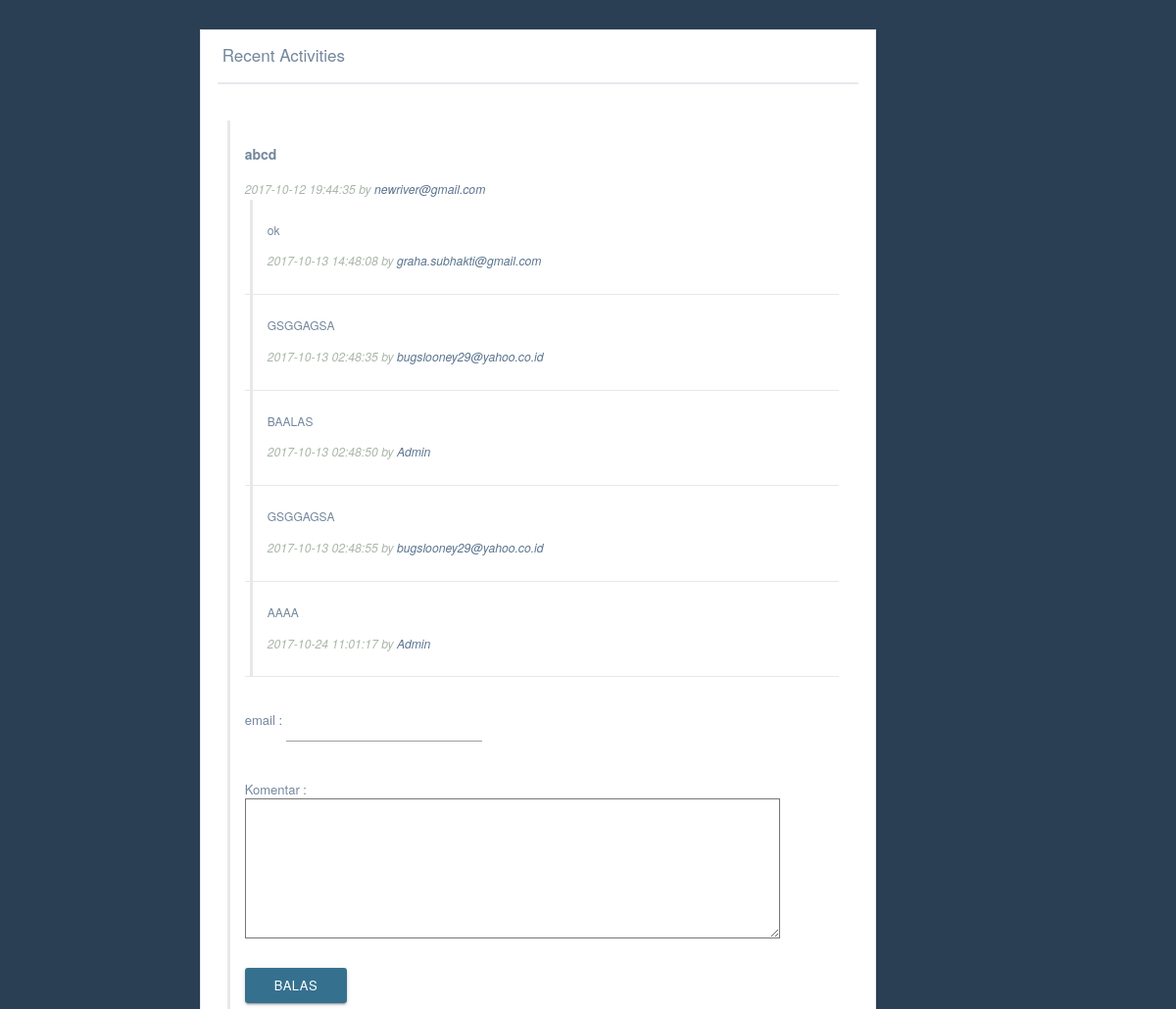
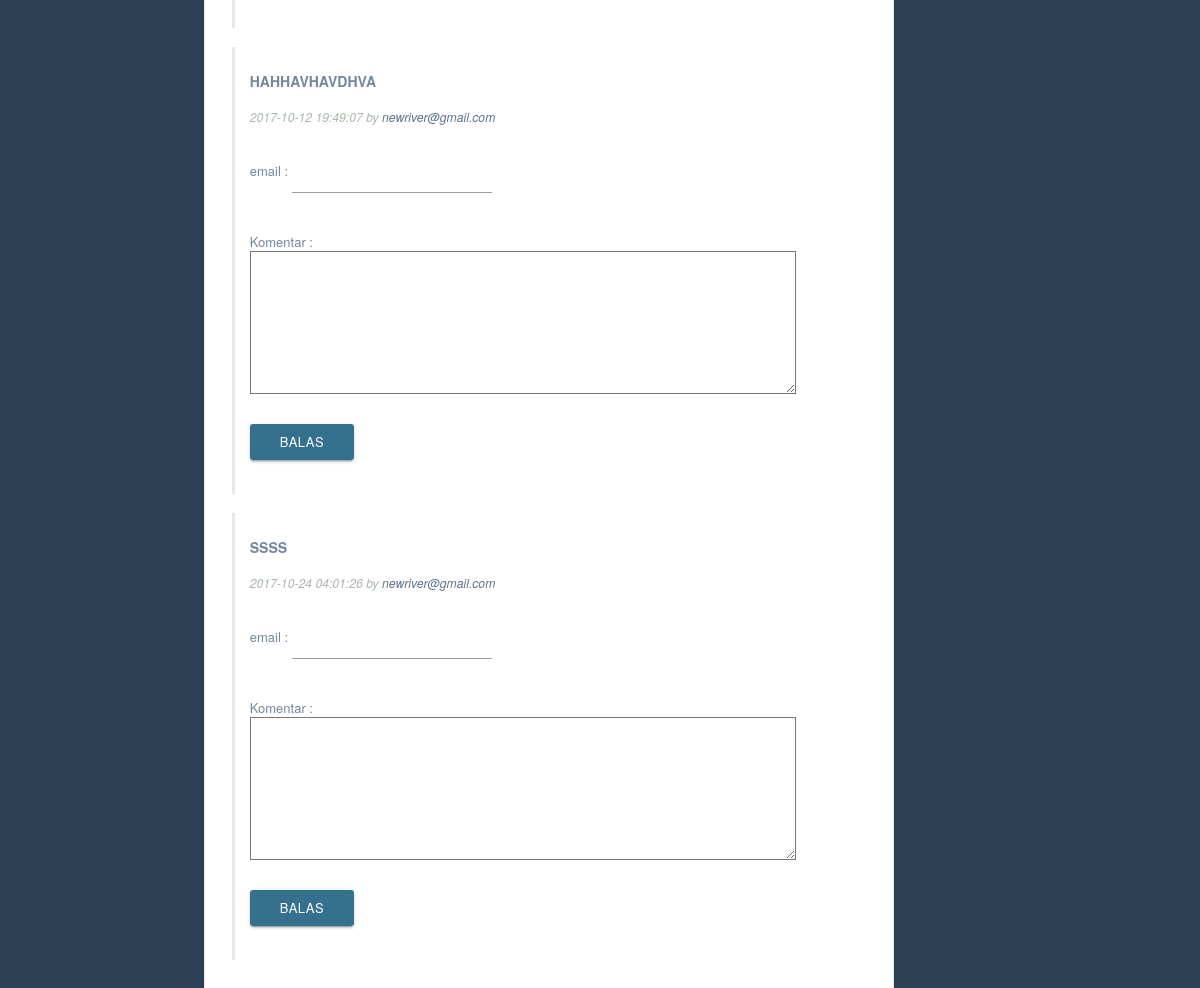
Screenshot of /aplication/module/forum.php with the database file from the repository (2 pictures, top to bottom).
### tables this page shows
CREATE TABLE `post` (
  `id_post` int(11) NOT NULL,
  `isi` text NOT NULL,
  `admin` varchar(100) NOT NULL,
  `time` timestamp NOT NULL DEFAULT CURRENT_TIMESTAMP ON UPDATE CURRENT_TIMESTAMP
);

CREATE TABLE `forum` (
  `id` int(11) NOT NULL,
  `id_post` int(11) NOT NULL,
  `balasan` text,
  `email` varchar(50) NOT NULL,
  `time` datetime NOT NULL DEFAULT '0000-00-00 00:00:00' ON UPDATE CURRENT_TIMESTAMP
);

### aplication/module/forum.php (the view, shortened to what this page needs)
<?php
  require_once('db_login.php');
    $db = new mysqli($db_host, $db_username, $db_password, $db_database);
    $query = "SELECT * FROM post";
    $result = $db->query($query);
    $i=0;
    while ($row = $result->fetch_object()){
          $data[$i]['email']= $row->admin;
          $data[$i]['id_post']=$row->id_post;
          $data[$i]['isi']=$row->isi;
          $data[$i]['time']=$row->time;
          $i++;
    }
?>
<!DOCTYPE html>
<html>
<head>
    <link href="assets/css/materialize.css" rel="stylesheet">
    <link href="build/css/custom.css" rel="stylesheet">
</head>
<body>
	<div class="section"></div>
	<div class="container">
		<div class="row">
        	<div class="col s12 m12 l7 push-s2">
              <div class="x_panel">
                <div class="x_title">
                  <h2>Recent Activities</h2>
                  <ul class="nav navbar-right panel_toolbox">
                    <li><a class="collapse-link"><i class="fa fa-chevron-up"></i></a>
                    </li>
                    <li class="dropdown">
                      <a href="#" class="dropdown-toggle" data-toggle="dropdown" role="button" aria-expanded="false"></a>
                    </li>
                  </ul>
                </div>
                <div class="x_content">
                  <div class="dashboard-widget-content">
                    <ul class="list-unstyled timeline widget">
                    <?php
                      if(isset($data)){
                        foreach ($data as $key => $value) {
                          echo'
                              <div class="block">
                                  <div class="block_content">
                                    <p class="title" style="font-size:14px;" ><b>
                                                      '.$value['isi'].'
                                                  </b></p>
                                    <div class="byline">
                                      <span> '.$value['time'].'</span> by <a>'.$value['email'].'</a>
                                    </div>
                                  </div>
                          ';
                          $id=$value['id_post'];
                          $query2 = "SELECT * FROM forum WHERE id_post = '$id'";
                          $result2 = $db->query($query2);
                          $i=0;
                          while ($row2 = $result2->fetch_object()){
                                $group[$i]['balasan']=$row2->balasan;
                                $group[$i]['email']=$row2->email;
                                $group[$i]['time']=$row2->time;
                                $i++;
                          }
                          if ($group != null){
                            foreach ($group as $key => $val) {
                                echo '
                                <li>
                                  <div class="block">
                                    <div class="block_content">
                                      <p class="title" style="font-size:12px;" >
                                                        '.$val['balasan'].'
                                                    </p>
                                      <div class="byline">
                                        <span> '.$val['time'].'</span> by <a>'.$val['email'].'</a>
                                      </div>
                                      <p></p>
                                    </div>
                                  </div>
                                </li>';
                            }
                          }
                            echo'
                              <form action="?page=Forum" method="POST">
                                email :  <input type="email" style="width:200px;" name="email"></input>
                                </br>
                                </br>
                                Komentar : <textarea style="width: 42em; height:11em;" name="komentar"></textarea>
                                </br>
                                <input type="hidden" value="'.$id.'" name="id_post"></input>
                                <button style="margin-top:30px;" type="submit" name="submit" class="btn btn-primary">Balas</button>
                              </form>
                            ';
                            echo '</div></br>';
                            $group=null;
                          }
                        }
                    ?>
                    </ul>
                  </div>
                </div>
              </div>
            </div>
      	</div>
	</div>
</body>
</html>

### rows the page displays
post: isi "abcd", time "2017-10-12 19:44:35", admin "newriver@gmail.com"
forum: balasan "ok", time "2017-10-13 14:48:08", email "graha.subhakti@gmail.com"
forum: balasan "GSGGAGSA", time "2017-10-13 02:48:35", email "bugslooney29@yahoo.co.id"
forum: balasan "BAALAS", time "2017-10-13 02:48:50", email "Admin"
forum: balasan "GSGGAGSA", time "2017-10-13 02:48:55", email "bugslooney29@yahoo.co.id"
forum: balasan "AAAA", time "2017-10-24 11:01:17", email "Admin"
post: isi "HAHHAVHAVDHVA", time "2017-10-12 19:49:07", admin "newriver@gmail.com"
post: isi "SSSS", time "2017-10-24 04:01:26", admin "newriver@gmail.com"
